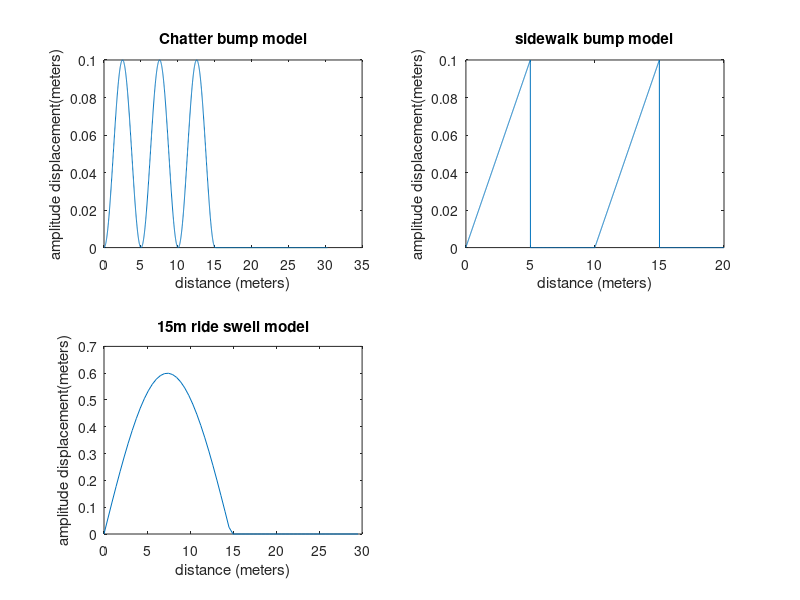

The MATLAB source for this figure:
%displacment models
%Input 1 Chatter bump displacment
t=0:.01:30.31;
w=0:.01:(5*pi-.55);
u1=.05+0.05*sin((1.25)*w-(pi/2));
u2=zeros(size(u1));
u=[u1 u2];
subplot(221);plot(t,u)
xlabel('distance (meters)')
ylabel('amplitude displacement(meters)')
title('Chatter bump model')

% Input .1m drop from side walk
t=0:.01:19.99;
w=.01:.01:5;
u1=(w/50);
u2=0*ones(1,500);
u3=(w/50);
u4=0*ones(1,500);
u=[u1 u2 u3 u4 ];
subplot(222);plot(t,u)
xlabel('distance (meters)')
ylabel('amplitude displacement(meters)')
title('sidewalk bump model')

%Input 15m ride swell displacement
t=0:.46875:29.53125;
w=0:.1:pi;
u1=0.6*sin((1)*w);
u2=zeros(size(u1));
u=[u1 u2];
subplot(223);plot(t,u)
xlabel('distance (meters)')
ylabel('amplitude displacement(meters)')
title('15m ride swell model')
